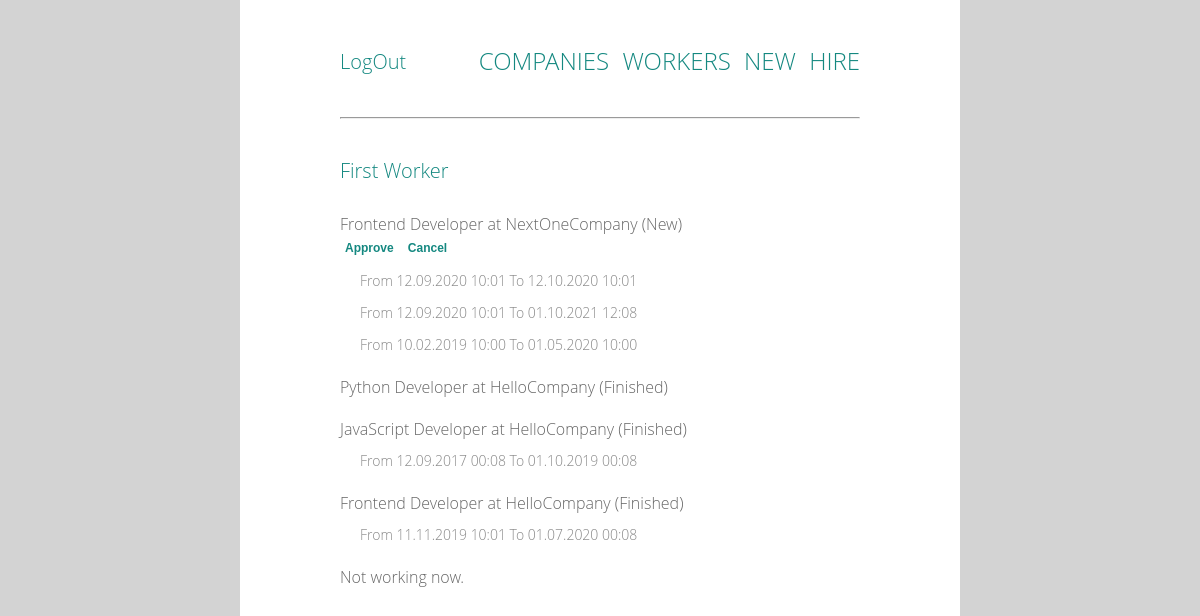
Page /workers/1/ (signed in) on the earlier database version.
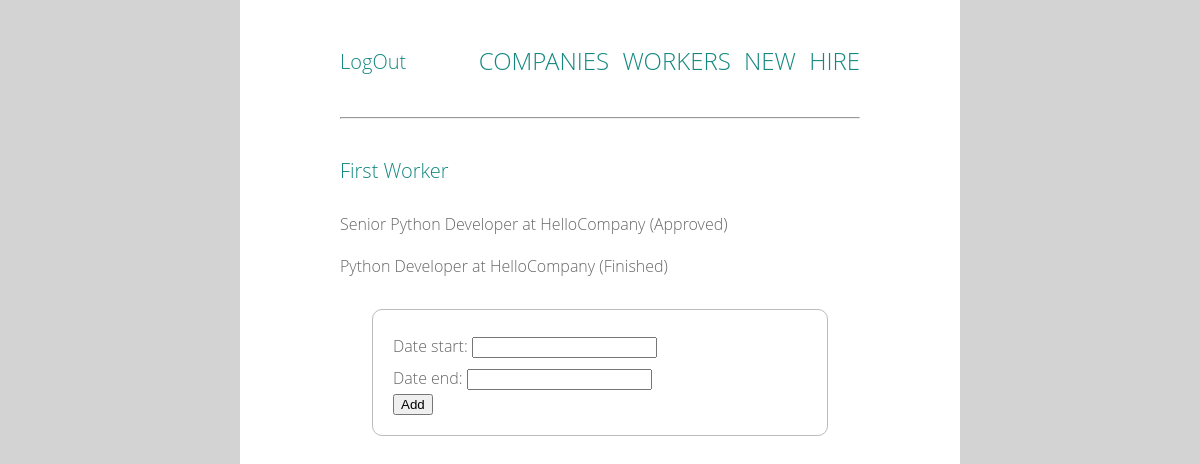
Same page on the later database version.
### work/models.py (models this page shows, shortened)
class Worker(models.Model):
    first_name = models.CharField(max_length=20)
    last_name = models.CharField(max_length=20)

class WorkPlace(models.Model):
    NEW = 0
    APPROVED = 1
    CANCELLED = 2
    FINISHED = 3
    STATUS_CHOICES = (
        (NEW, 'New'),
        (APPROVED, 'Approved'),
        (CANCELLED, 'Cancelled'),
        (FINISHED, 'Finished'),
    )
    status = models.IntegerField(choices=STATUS_CHOICES, default=NEW)
    work = models.ForeignKey(
        Work, related_name='workplaces', on_delete=models.CASCADE)
    worker = models.ForeignKey(
        Worker, related_name='workplaces', on_delete=models.CASCADE)
    class Meta:
        unique_together = ['work', 'worker']
        ordering = ['status']
        permissions = (
            ('can_hire', 'Can hire workers'),
        )

class Work(models.Model):
    company = models.ForeignKey(
        Company, related_name='works', on_delete=models.CASCADE)
    name = models.CharField(max_length=50)
    created_date = models.DateTimeField(default=timezone.now)
    class Meta:
        unique_together = ['company', 'name']
        permissions = (
            ('can_create_work', 'Can create new work'),
        )

class Company(models.Model):
    name = models.CharField(max_length=50)

class WorkTime(models.Model):
    NEW = 0
    APPROVED = 1
    CANCELLED = 2
    date_start = models.DateTimeField()
    date_end = models.DateTimeField()
    worker = models.ForeignKey(
        Worker, on_delete=models.CASCADE)
    workplace = models.ForeignKey(
        WorkPlace, related_name='worktimes', on_delete=models.CASCADE)
    STATUS_CHOICES = (
        (NEW, 'New'),
        (APPROVED, 'Approved'),
        (CANCELLED, 'Cancelled'),
    )
    status = models.IntegerField(choices=STATUS_CHOICES, default=NEW)

### work/views.py (the view, shortened to what this page needs)
class WorkerDetail(LoginRequiredMixin, View):
    def get(self, request, *args, **kwargs):
        view = WorkerDisplay.as_view()
        return view(request, *args, **kwargs)

### work/forms.py
class CreateWorkTime(forms.ModelForm):
    class Meta:
        model = WorkTime
        fields = ('date_start', 'date_end')

### work/views.py (called while the page is built)
    def get_context_data(self, **kwargs):
        context = super().get_context_data(**kwargs)
        context['workplaces'] = self.get_object().workplaces.all()
        context['form'] = CreateWorkTime()
        if 1 in self.get_object().workplaces.values_list('status', flat=True):
            context['working_now'] = True
        return context

### work/templates/work/worker_detail.html (shortened to what this page needs)
{% extends 'work/base.html' %}
{% block content %}
    <h1 class='company'>{{ worker.first_name }} {{ worker.last_name }}</h1>
    {% if workplaces %}
        <ul>
        {% for wp in workplaces %}
            <div class='work'>
            {% if wp.status != 2 %}
                <li>{{ wp.work.name }} at {{ wp.work.company.name }} ({{ wp.get_status_display }})
                    {% if not wp.status %}
                        <form action="{% url 'work:update_wp' wp.id %}" method="post">
                            <input type="submit" class='status' value="Approve" name='approve_btn'/>
                            <input type="submit" class='status' value="Cancel" name='cancel_btn'/>
                        </form>
                    {% endif %}
                    <ul>
                    {% for wt in wp.worktimes.all %}
                        <li class='position'>From {{ wt.date_start|date:"d.m.Y H:i" }} To {{ wt.date_end|date:"d.m.Y H:i" }}</li>
                    {% endfor %}
                    </ul>
                </li>
            {% endif %}
            </div>
        {% endfor %}
        </ul>
    {% endif %}
    {% if working_now %}
        <form method="post" class='adding_form'>
            {{ form.as_p }}
            <input type="submit" value="Add" />
        </form>
    {% else %}
        <p class='work'>Not working now.</p>
    {% endif %}
{% endblock %}

### work/templates/work/base.html (shortened to what this page needs)
{% load static %}
<html>
    <head>
        <link rel="stylesheet" type="text/css" href="{% static 'work/style.css' %}">
    </head>
    <body>
        <div class='container'>
            <header>
                {% if user.is_authenticated %}
                    <div class='log'><a href="{% url 'accounts:logout' %}">LogOut</a></div>
                {% else %}
                    <div class='log'><a href="{% url 'accounts:login' %}">LogIn</a></div>
                {% endif %}
                <nav class='menu'>
                    <a href="{% url 'work:comp_list' %}">Companies</a>
                    <a href="{% url 'work:worker_list' %}">Workers</a>
                    <a href="{% url 'work:create_work' %}">New</a>
                    <a href="{% url 'work:hire' %}">Hire</a>
                </nav>
            </header>
            <hr><br>
            {% block content %}
            {% endblock %}
        </div>
    </body>
</html>

### work/static/work/style.css (style rules this page uses)
html, body, div, span, applet, object, iframe, h1, h2, h3, h4, h5, h6, p, blockquote, pre, a, abbr, acronym, address, big, cite, code, del, dfn, em, img, ins, kbd, q, s, samp, small, strike, strong, sub, sup, tt, var, b, u, i, center, dl, dt, dd, ol, ul, li, fieldset, form, label, legend, table, caption, tbody, tfoot, thead, tr, th, td, article, aside, canvas, details, embed, figure, figcaption, footer, header, hgroup, menu, nav, output, ruby, section, summary, time, mark, audio, video { margin: 0; padding: 0; border: 0; font-size: 100%; font: inherit; vertical-align: baseline; }
article, aside, details, figcaption, figure, footer, header, hgroup, menu, nav, section { display: block; }
body { line-height: 1; }
ol, ul { list-style: none; }
body { font: 300 16px/22px "Open Sans", "Helvetica Neue", Helvetica, Arial, sans-serif; }
.log, .company { color: #148880; font-size: 20px; line-height: 44px; }
a { text-decoration: none; color: #148880; }
.work, .adding_form { color: #666; }
.menu { font-size: 24px; text-transform: uppercase; }
body { background-color: #d3d3d3; }
.container { background: #fff; }
html, body { height: 100%; }
.container { box-sizing: border-box; margin-left: auto; margin-right: auto; width: 60%; min-height: 100%; text-align: justify; padding: 50px 100px; }
.work { margin-top: 20px; }
.menu { text-align: right; margin-bottom: 45px; word-spacing: 7px; }
.adding_form { box-sizing: border-box; padding: 20px; margin: 32px; border: solid 1px #bbb; border-radius: 10px; line-height: 32px; }
.log { float: left; margin-top: -10px; }

Differences in the rows shown:
removed WorkPlace: work.name "Frontend Developer", work.company.name "NextOneCompany", status "New"
removed WorkTime: date_start "12.09.2020 10:01", date_end "12.10.2020 10:01", shown under "Frontend Developer"
removed WorkTime: date_start "12.09.2020 10:01", date_end "01.10.2021 12:08", shown under "Frontend Developer"
removed WorkTime: date_start "10.02.2019 10:00", date_end "01.05.2020 10:00", shown under "Frontend Developer"
removed WorkPlace: work.name "JavaScript Developer", work.company.name "HelloCompany", status "Finished"
removed WorkTime: date_start "12.09.2017 00:08", date_end "01.10.2019 00:08", shown under "JavaScript Developer"
removed WorkPlace: work.name "Frontend Developer", work.company.name "HelloCompany", status "Finished"
removed WorkTime: date_start "11.11.2019 10:01", date_end "01.07.2020 00:08", shown under "Frontend Developer"
added WorkPlace: work.name "Senior Python Developer", work.company.name "HelloCompany", status "Approved"
Other differences:
form field value: (not shown) → "Add"
text no longer shown: "Not working now."
text now shown: "Date start: Date end:"
